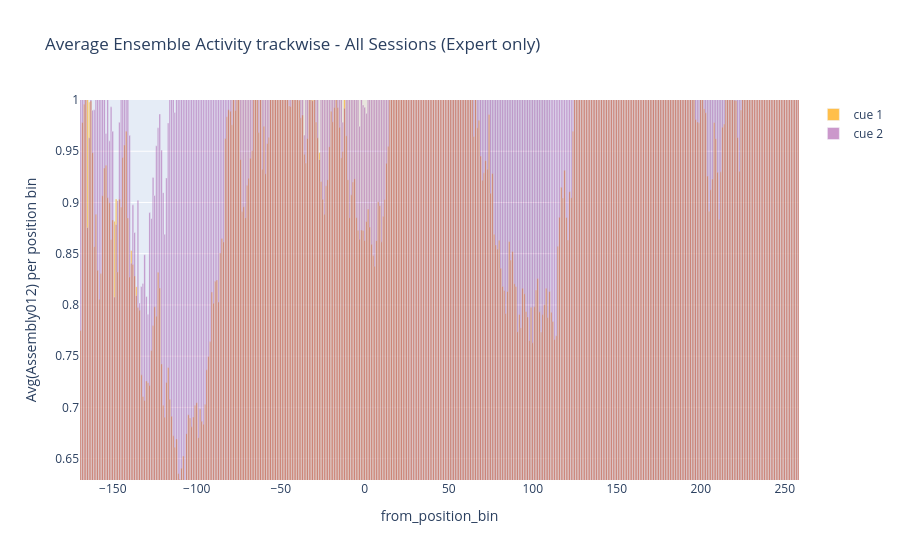

Notebook source saved alongside this figure:
### Code cell
# df = ens_data.reset_index() 
sessions_keep = [8, 9, 11, 12, 13, 14, 15, 16] #C1 strategy
# sessions_keep = [15, 16, 17, 18, 19, 20, 21, 22, 23] #C2 strategy
#sessions_keep = [23] 



# keep only expert trials (C1 cue -> choice_R1 = True, choice_R2 = False; C2 cue -> choice_R1 = False, choice_R2 = True)
ens_filt = ens_data.loc[ens_data.index.get_level_values("session_id").isin(sessions_keep)]

ens_filt = ens_data.copy()

# expert1 = ens_filt[ # Keep only expert trials
#         (ens_filt["choice_R1"] == 1) &
#         (ens_filt["choice_R2"] == 0) &
#         (ens_filt["cue"] == 1)
#     ]

# expert2 = ens_filt[ # Keep only expert trials
#         (ens_filt["choice_R1"] == 0) &
#         (ens_filt["choice_R2"] == 1) &
#         (ens_filt["cue"] == 2)
#     ]

expert1 = ens_filt[ # Keep only non expert trials
        (ens_filt["choice_R1"] == 0) &
        (ens_filt["cue"] == 1)
    ]

expert2 = ens_filt[ # Keep only non expert trials
        (ens_filt["choice_R2"] == 0) &
        (ens_filt["choice_R1"] == 1) &
        (ens_filt["cue"] == 2)
    ]



ens_filt = pd.concat([expert1, expert2])


trial_avg = (
    ens_filt # .reset_index()
    .groupby(["from_position_bin", "cue"], as_index=False)["Assembly012"]
    .mean()
    .rename(columns={"Assembly012": "Assembly012_mean"})
)

# 2) Keep only cue 1 and 2
trial_avg = trial_avg[trial_avg["cue"].isin([1, 2])]

# 3) Ensure one bar per discrete trial_id (no numeric binning)
trial_avg["from_position_bin"] = trial_avg["from_position_bin"].astype(str)

cue1 = trial_avg[trial_avg["cue"] == 1]
cue2 = trial_avg[trial_avg["cue"] == 2]

fig = go.Figure()

fig.add_trace(
    go.Bar(
        x=cue1["from_position_bin"],
        y=cue1["Assembly012_mean"],
        name="cue 1",
        marker_color = 'orange',
        opacity=0.7,
    )
)


fig.add_trace(
    go.Bar(
        x=cue2["from_position_bin"],
        y=cue2["Assembly012_mean"],
        name="cue 2",
        marker_color = 'purple',
        opacity=0.4,
    )
)

fig.update_layout(
    # title = f"Average Ensemble Activity trackwise - Sessions {min(sessions_keep)} to {max(sessions_keep)}",
    title = f"Average Ensemble Activity trackwise - All Sessions (Expert only)",
    barmode="overlay",  # use "group" for side-by-side bars
    xaxis_title="from_position_bin",
    yaxis_title="Avg(Assembly012) per position bin",
    bargap=0.05,
)

fig.update_xaxes(type="linear")
fig.update_yaxes(range=[min(trial_avg["Assembly012_mean"]), 1])

fig.add_vrect(x0=-80, x1=25,  fillcolor="orange", opacity=0.1, layer="below", line_width=0)
fig.add_vrect(x0=50,  x1=110, fillcolor="grey",   opacity=0.1, layer="below", line_width=0)
fig.add_vrect(x0=170, x1=230, fillcolor="grey",   opacity=0.1, layer="below", line_width=0)


fig.show()

### Figure 1 — Plotly figure (JSON) as saved in the notebook; plotly's stock layout.template omitted (floating-point values rounded to 4 significant figures; data arrays with more than 128 entries replaced by an {"elided": "..."} marker saying what was removed)
{"data": [{"marker": {"color": "orange"}, "name": "cue 1", "opacity": 0.7, "type": "bar", "x": {"elided": "428 str values"}, "y": {"elided": "428 float values"}}, {"marker": {"color": "purple"}, "name": "cue 2", "opacity": 0.4, "type": "bar", "x": {"elided": "428 str values"}, "y": {"elided": "428 float values"}}], "layout": {"bargap": 0.05, "barmode": "overlay", "shapes": [{"fillcolor": "orange", "layer": "below", "line": {"width": 0}, "opacity": 0.1, "type": "rect", "x0": -80, "x1": 25, "xref": "x", "y0": 0, "y1": 1, "yref": "y domain"}, {"fillcolor": "grey", "layer": "below", "line": {"width": 0}, "opacity": 0.1, "type": "rect", "x0": 50, "x1": 110, "xref": "x", "y0": 0, "y1": 1, "yref": "y domain"}, {"fillcolor": "grey", "layer": "below", "line": {"width": 0}, "opacity": 0.1, "type": "rect", "x0": 170, "x1": 230, "xref": "x", "y0": 0, "y1": 1, "yref": "y domain"}], "title": {"text": "Average Ensemble Activity trackwise - All Sessions (Expert only)"}, "xaxis": {"title": {"text": "from_position_bin"}, "type": "linear"}, "yaxis": {"range": [0.6292, 1], "title": {"text": "Avg(Assembly012) per position bin"}}}}
